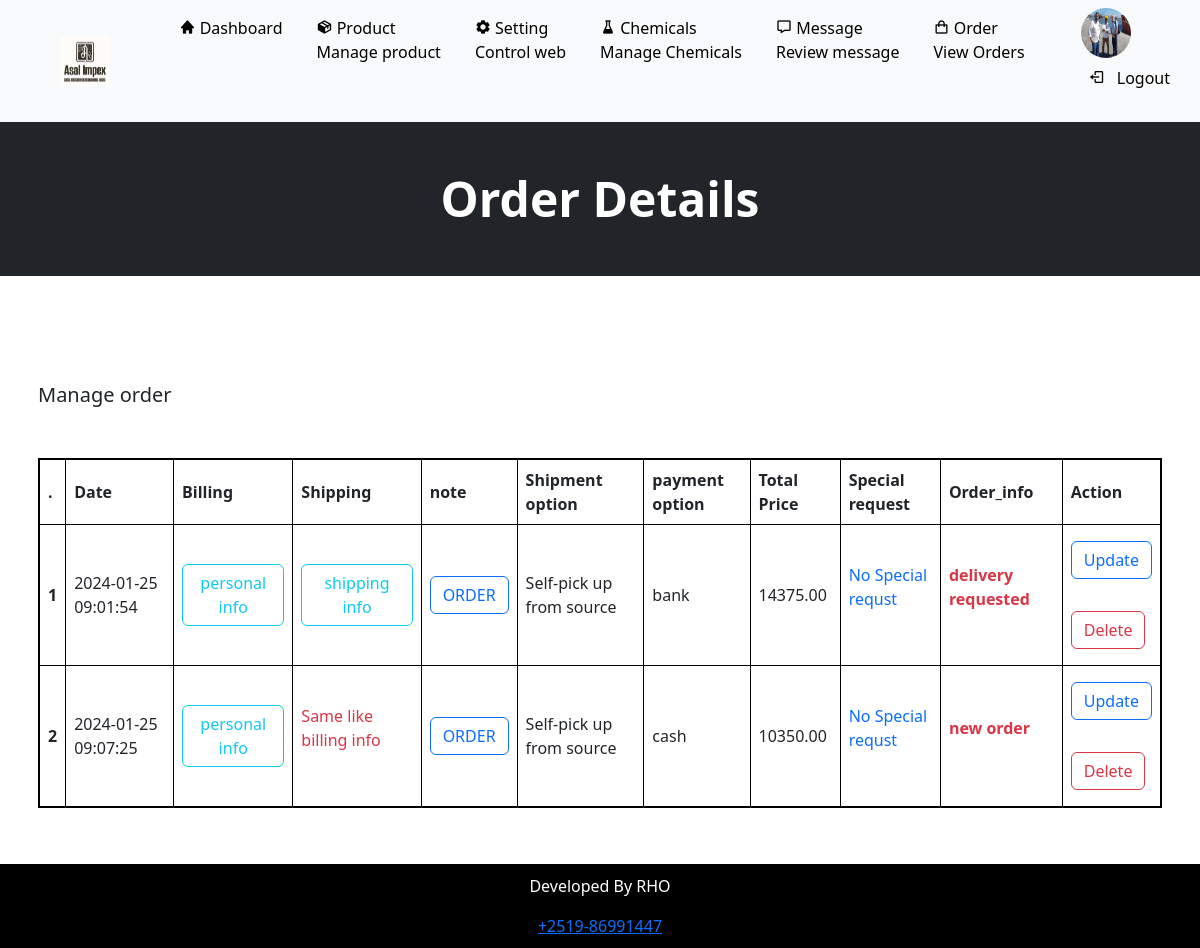
/Admin/order.php (signed in), run on the app's committed database.
### tables this page shows
CREATE TABLE `order_tbl` (
  `id` int(11) NOT NULL,
  `billing_id` int(11) NOT NULL,
  `shipping_id` int(11) DEFAULT NULL,
  `total_price` decimal(10,2) DEFAULT NULL,
  `shipment_option` varchar(255) DEFAULT NULL,
  `payment_option` varchar(255) DEFAULT NULL,
  `note` text DEFAULT NULL,
  `request` varchar(1000) DEFAULT NULL,
  `order_info` varchar(255) DEFAULT NULL,
  `order_date` datetime DEFAULT current_timestamp()
);

### Admin/order.php (the view, shortened to what this page needs)
<!DOCTYPE html>
<html lang="en">
<head>
    <link rel="stylesheet" href="https://cdn.jsdelivr.net/npm/boxicons@2.1.0/css/boxicons.min.css">
    <link rel="stylesheet" href="https://cdnjs.cloudflare.com/ajax/libs/font-awesome/5.15.3/css/all.min.css">
<body>
<?php include('./partials/menu.php');
?>
<div class="container-fluid bg-dark mb-5 p-5">
        <div class="fw-bold display-5 text-center text-white">
            Order Details
        </div>
    </div>
<div class="container-sm p-2 text-md-start">
    <br><br>
<div class="text-start mb-5">
    <p class="lead">Manage order</p>
</div>
    <table class="table-responsive table-bordered text-center text-md-start mb-5 bd">
        <thead>
            <tr>
                <th scope="col">.</th>
                <th scope="col">Date</th>
                <th scope="col">Billing</th>
                <th scope="col">Shipping</th>
                <th scope="col">note</th>
                <th scope="col">Shipment option</th>
                <th scope="col">payment option</th>
                <th scope="col">Total Price</th>
                <th scope="col">Special request</th>
                <th scope="col">Order_info</th>
                <th scope="col">Action</th>
            </tr>
        </thead>
        <?php
        $sql = "SELECT*FROM order_tbl";
        $res = mysqli_query($conn, $sql);
        if ($res == TRUE) {
            $sn = 1;
            $count = mysqli_num_rows($res);
            if ($count > 0) {
                while ($rows = mysqli_fetch_assoc($res)) {
                    $id = $rows['id'];
                    $bid = $rows['billing_id'];
                    $sid = $rows['shipping_id'];
                    $price = $rows['total_price'];
                    $shipment = $rows['shipment_option'];
                    $payment = $rows['payment_option'];
                    $request= $rows['request'];
                    $order= $rows['order_info'];
                    $date= $rows['order_date'];
        ?>
                    <tbody>
                        <tr>
                            <th scope="row"><?php echo $sn++; ?></th>
                            <td><?php echo $date; ?></td>
                            <td>
                            <a href="<?php echo SITEURL; ?>admin/show-billing.php?id=<?php echo $bid; ?>" class="btn btn-outline-info text-center rounded  ">personal info</a>
                            </td>
                            <td>
                                <?php   if($sid==0){
?>
<p class="text-danger">Same like billing info</p>
<?php
                                }
                                else{
?>
                                    <a href="<?php echo SITEURL; ?>admin/show-shipping.php?id=<?php echo $sid; ?>" class="btn btn-outline-info text-center rounded  ">shipping info</a><br>
                              <?php
                                }
                               ?>
                            </td>
                            <td>
                            <a href="<?php echo SITEURL; ?>admin/show-note.php?id=<?php echo $id; ?>" class="btn btn-outline-primary text-center rounded  ">ORDER</a><br>
                        </td>
                            <td><?php echo $shipment; ?></td>
                            <td><?php echo $payment; ?></td>
                            <td><?php echo $price; ?></td>
                            <td>
                            <?php
                            if($request==NULL){
                              ?>
                           <p class="text-primary">No Special requst</p>
                           <?php
                            }
                            else{
                                echo $request;
                            }
                            ?>
                            </td>
                            <td>
                            <p class="fw-bold text-danger">
                            <?php
                            if($order==null){
                               echo"new order";
                            }
                            else{
                                echo $order;
                            }
                            ?>
                            </p>
                           </td>
                            <td>
                                <a href="<?php echo SITEURL; ?>admin/update-order.php?id=<?php echo $id; ?>" class="btn btn-outline-primary text-center rounded mt-2 mb-4"> Update</a>
                                <br>
                               <a href="<?php echo SITEURL; ?>admin/delete-order.php?id=<?php echo $id; ?>&bid=<?php echo $bid; ?>&sid=<?php echo $sid; ?>" class="btn btn-outline-danger text-center rounded mt-2 mb-2">Delete</a>
                                <br>
                            </td>
                        </tr>
                    </tbody>
        <?php
                }
            }
        }
        ?>
    </table>
</div>
<?php include('./partials/footer.php'); ?>
</body>
</html>

### Admin/order.php (style rules this page uses)
.bd { text-align: center; border-collapse: collapse; width: 100%; border: 2px solid #000; }
th, td { border-bottom: 1px solid #dee2e6; padding: 8px; }
th:last-child, td:last-child { border-right: 1px solid #dee2e6; }

### Admin/partials/footer.php (style rules this page uses)
body { margin: 0; padding: 0; display: flex; flex-direction: column; min-height: 100vh; }

### data on the page
order_tbl: order_date "2024-01-25 09:01:54", shipment_option "Self-pick up from source", payment_option "bank", total_price "14375.00", request "No Special requst", order_info "delivery requested"
order_tbl: order_date "2024-01-25 09:07:25", shipping_id "Same like billing info", shipment_option "Self-pick up from source", payment_option "cash", total_price "10350.00", request "No Special requst", shows "new order"
